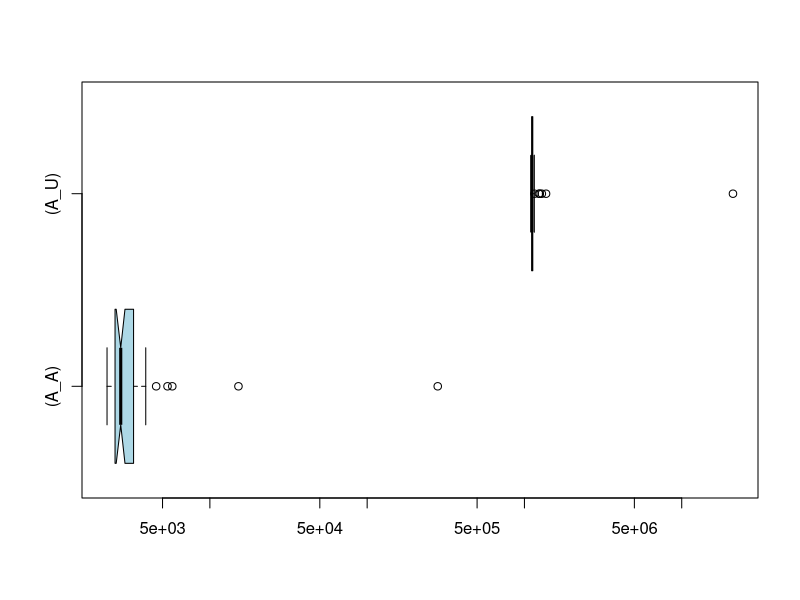

This chart was generated by the following R code:
if (exists("A_A")) remove("A_A")
if (exists("A_U")) remove("A_U")
if (exists("C_A")) remove("C_A")
if (exists("C_U")) remove("C_U")
A_U<-c(21172991,1113634,1289775,1130029,1110498,1145065,1127187,1155620,1135264,1112728,1108689,1126494,1110668,1109099,1125255,1108656,1119703,1115122,1113485,1128200,1113641,1139768,1109298,1112745,1101873,1117241,1104777,1110051,1114928,1126018,1372193,1252058,1106014,1107336,1112325,1129354,1115250,1110574,1110779,1110838,1235938,1160049,1138613,1142855,1106299,1106021,1114461,1115507,1111107,1113003)
A_A<-c(281024,2885,2548,3053,2843,2629,3175,3272,3582,2838,3838,3272,2557,2495,2681,3152,2931,2592,2587,2447,3364,2837,5380,3447,3272,2402,2423,2533,2742,3236,3911,15193,2523,2362,2501,2506,3044,2508,2456,2556,2435,5766,2401,2405,3329,2272,4556,2222,2219,2344)
if (exists("A_U")) boxplot.stats(A_U)
if (exists("A_A")) boxplot.stats(A_A)
if (exists("C_U")) boxplot.stats(C_U)
if (exists("C_A")) boxplot.stats(C_A)
if (exists("A_U")) summary(A_U)
if (exists("A_A")) summary(A_A)
if (exists("C_U")) summary(C_U)
if (exists("C_A")) summary(C_A)
if (exists("A_U")) boxplot(A_A,A_U,col="lightblue",horizontal=TRUE,log="x",match=TRUE,names=c("(A_A)","(A_U)"),notch=TRUE)
if (exists("C_U")) boxplot(C_A,C_U,col="lightblue",horizontal=TRUE,log="x",match=TRUE,names=c("(C_A)","(C_U)"),notch=TRUE)
